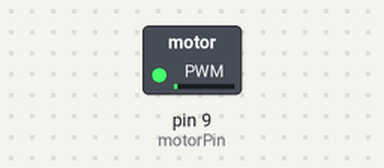
Simulated run of this sketch. Board: Arduino Uno, built with avr-gcc and run on an emulated ATmega328P. Shown: switched loads named in the sketch (green lamp = pin HIGH).

Above: at 0.05 s.
At 1.55 s:
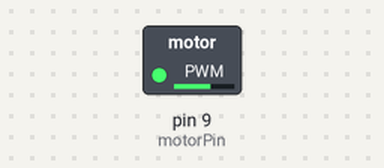
At 2.55 s:
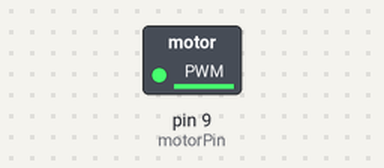
At 5.05 s:
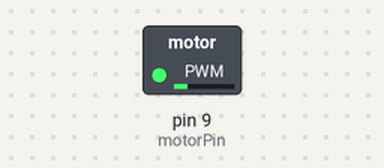
Timing chart, 0 to 8.0 s (numbered marks = the images above):
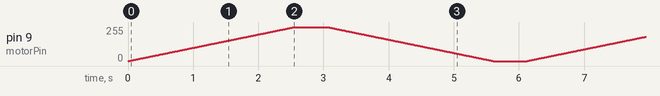

The sketch:

servo.ino
```cpp
// TBD

int motorPin = 9;

void setup()
{
  pinMode(motorPin, OUTPUT);
}

void loop()
{
  // Accelerate motor 0->255
  for (int i=0; i<255; i++) {
    analogWrite(motorPin, i);
    delay(10);
  }

  // Hold at top speed
  delay(500);

  // Decrease motor 255->0
  for (int i=255; i>=0; i--) {
    analogWrite(motorPin, i);
    delay(10);
  }

  // Hold at zero
  delay(500);
}
```
